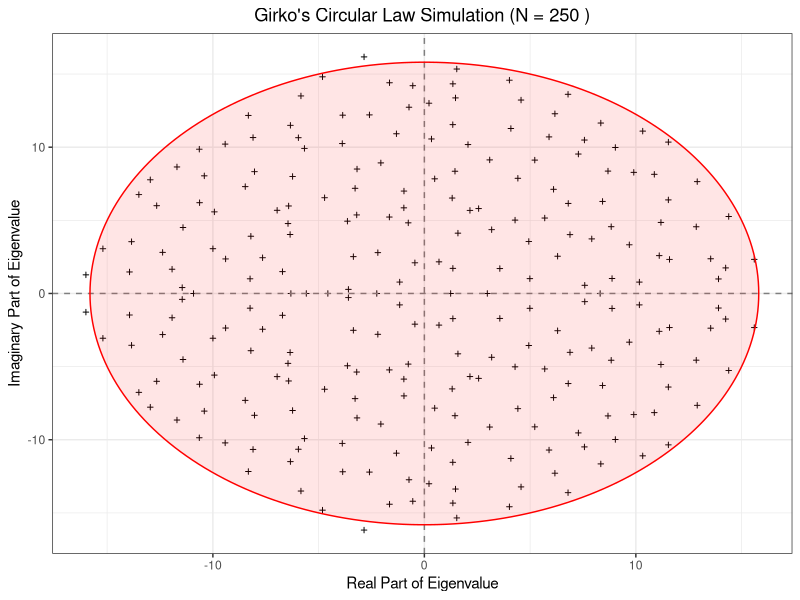
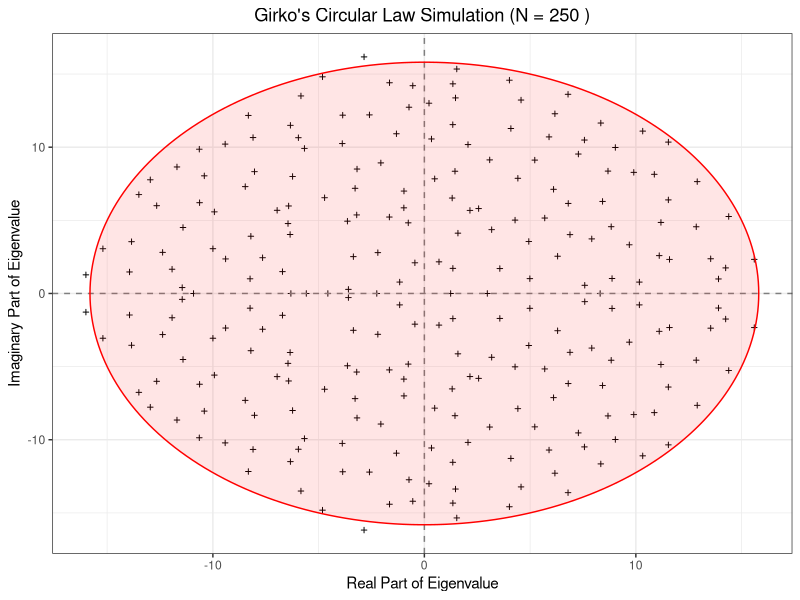

Reproduce these figures in R, in order.
##Author: Anaga Ambady (aa6725@ic.ac.uk)
##Version: 1.0.0
##Date: Oct 2025
##Description: A script to illustrate Girko's Circular Law using R

# Install and load required packages
# Check if ggplot2 is installed, if not, install it
if (!requireNamespace("ggplot2", quietly = TRUE)) {
  install.packages("ggplot2")
}
library(ggplot2)

# --- 1. Define the Ellipse Function ---
build_ellipse <- function(hradius, vradius){
  # function that returns an ellipse
  npoints = 250
  a <- seq(0, 2 * pi, length = npoints + 1)
  x <- hradius * cos(a)
  y <- vradius * sin(a)

  return(data.frame(x = x, y = y))
}

# --- 2. Simulation Parameters and Data Generation ---
N <- 250 # Assign size of the matrix (N x N)
M <- matrix(rnorm(N * N), N, N) # Build the random matrix (elements from standard normal distribution)
eigvals <- eigen(M)$values # Find the eigenvalues

# Build a dataframe for the eigenvalues
eigDF <- data.frame("Real" = Re(eigvals), "Imaginary" = Im(eigvals))

# Calculate the predicted radius according to Girko's Circular Law
# Radius is sqrt(N)
my_radius <- sqrt(N)

# Create the dataframe for the boundary circle (the 'ellipse' with equal radii)
ellDF <- build_ellipse(my_radius, my_radius)
names(ellDF) <- c("Real", "Imaginary") # rename the columns for plotting consistency

# --- 3. Plotting the Results ---

# Initialize the plot with the eigenvalues data
p <- ggplot(eigDF, aes(x = Real, y = Imaginary))

# Add points for the eigenvalues (using shape 3 for a '+' cross)
p <- p + geom_point(shape = I(3), size = 1) +
  theme_bw() + # Use a clean theme
  labs(title = paste("Girko's Circular Law Simulation (N =", N, ")"),
       x = "Real Part of Eigenvalue",
       y = "Imaginary Part of Eigenvalue")

# Add a theme modification to remove the legend, as alpha and fill are fixed
p <- p + theme(legend.position = "none",
               plot.title = element_text(hjust = 0.5)) # Center the title

# Add the vertical and horizontal axes
p <- p + geom_hline(aes(yintercept = 0), linetype = "dashed", color = "gray50")
p <- p + geom_vline(aes(xintercept = 0), linetype = "dashed", color = "gray50")

# Finally, add the predicted circular boundary (the ellipse)
p <- p + geom_polygon(data = ellDF,
                      aes(x = Real, y = Imaginary),
                      fill = "red",
                      alpha = 0.1, # Use a lower alpha for better visibility of points
                      color = "red", # Add an outline to the circle
                      linewidth = 0.5)

# Print the plot
print(p)

# --- 4. Save the Figure as PDF ---

# Define the full path for the output file
output_path <- file.path("..", "results", "Girko.pdf")
# Save the plot to PDF file
ggsave(output_path, plot = p, device = "pdf", width = 7, height = 7)

cat("\nPlot saved successfully to:", output_path, "\n")
